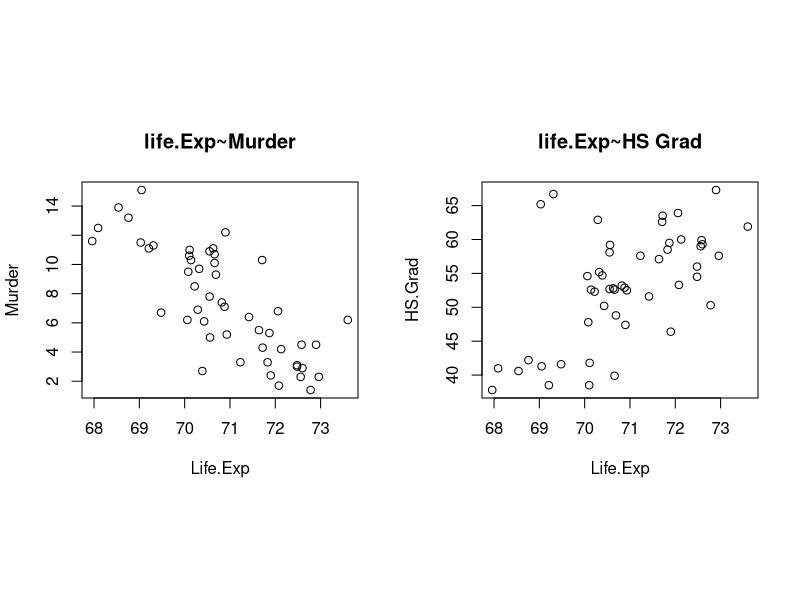
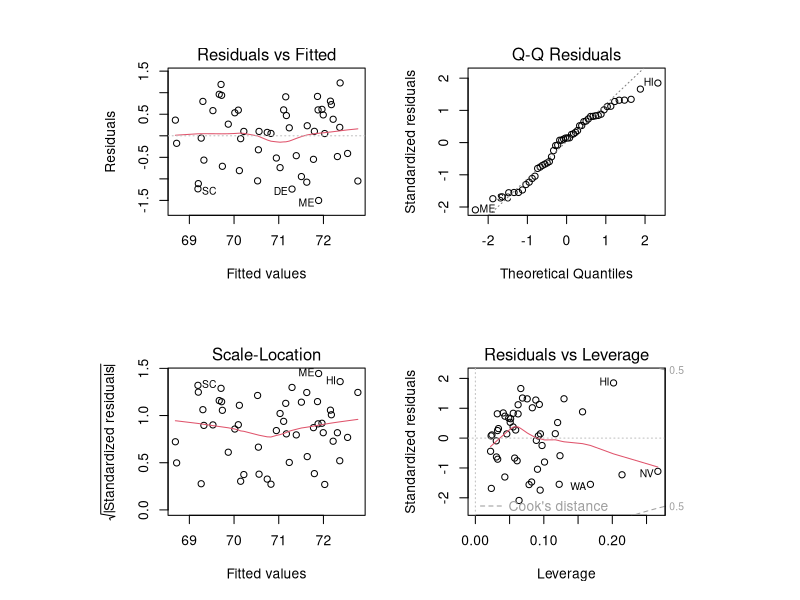
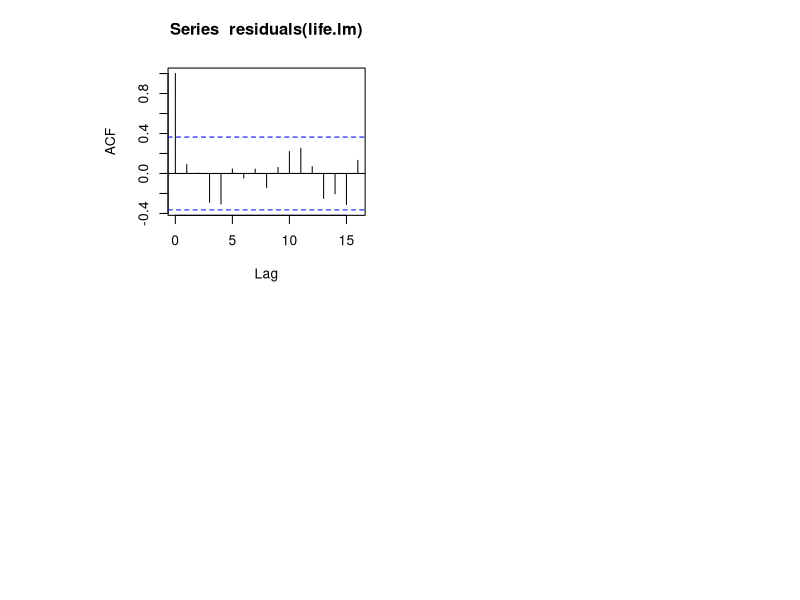

These charts were generated, in order, by the following R code:
## ---- chunk 1
options(htmltools.dir.version = FALSE, width = 75)
knitr::opts_chunk$set(echo = TRUE, fig.align='center', dev='png', dpi = 95, out.width = "100%")
## ---- chunk 2
data(state)
stateEU <-  data.frame(state.x77, row.names=state.abb)
attach(stateEU)
## ---- chunk 3
# README RStudio config, uncheck: # preferences > R Markdown > show output inline for... 
layout(matrix(1:2, 1, byrow=TRUE), respect=TRUE)
plot(Life.Exp, Murder, main="life.Exp~Murder")
plot(Life.Exp, HS.Grad, main="life.Exp~HS Grad")
## ---- chunk 4
life.lm = lm(Life.Exp ~ Murder + HS.Grad + Frost, data = stateEU)
layout(matrix(1:4, 2, byrow=TRUE), respect=TRUE)
plot(life.lm)
## ---- chunk 5
acf(residuals(life.lm),ci=0.99)
## ---- chunk 6
shapiro.test(resid(life.lm))
## ---- chunk 7
library(lmtest)
raintest(life.lm)
## ---- chunk 8
gqtest(life.lm)
## ---- chunk 9
dwtest(life.lm)
## ---- chunk 10
library(car)
vif(life.lm)
## ---- chunk 11
summary(life.lm)
## ---- chunk 12
summary(life.lm)
## ---- chunk 13
confint(life.lm)
ci=  c(life.lm$coefficients - 1.96*summary(life.lm)$coefficients[,2], life.lm$coefficients+ 1.96*summary(life.lm)$coefficients[,2])
ci
## ---- chunk 14
life.pred = predict(life.lm,data.frame(Murder=8,  HS.Grad=75, Frost=80, Population=4250), interval="confidence",se.fit = TRUE)
ci=  c(life.pred$fit[1] - 1.96*life.pred$se.fit, life.pred$fit[1]+ 1.96*life.pred$se.fit)
life.pred
ci
## ---- chunk 15
extractAIC(life.lm)
## ---- chunk 16
life.lm <- lm(Life.Exp ~ ., data=stateEU) 
summary(life.lm)
## ---- chunk 17
life.lm <-  update(life.lm,.~.-Area-Illiteracy-Income)
summary(life.lm)
## ---- chunk 18
life.lm <-  update(life.lm,.~.-Population)
summary(life.lm)
## ---- chunk 19
life.lm <- lm(Life.Exp ~ Murder + HS.Grad + Frost + Population)
## ---- chunk 20
life.lm <- step(lm(Life.Exp ~ .,data=stateEU), method="bakward")
## ---- chunk 21
life.lm$anova
